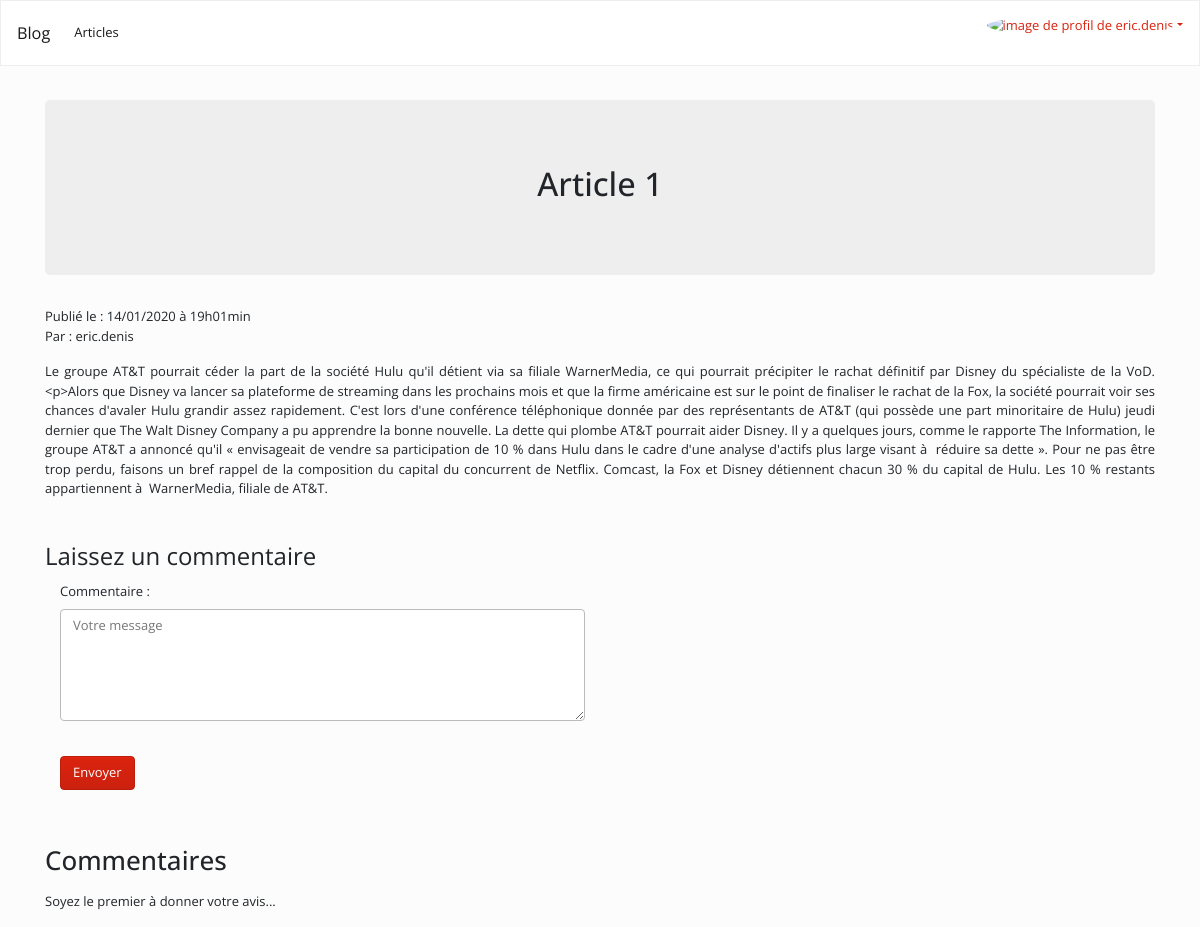
The page /index.php?p=post&id=4 (signed in) on the database its author committed.
### tables this page shows
CREATE TABLE IF NOT EXISTS `post` (
  `id` int(11) NOT NULL AUTO_INCREMENT,
  `img` varchar(45) NOT NULL,
  `title` text NOT NULL,
  `postContent` longtext NOT NULL,
  `detail` varchar(255) NOT NULL,
  `statut` varchar(20) NOT NULL,
  `created_date` datetime NOT NULL DEFAULT current_timestamp(),
  `update_time` datetime NOT NULL DEFAULT current_timestamp(),
  `user_id` int(11) NOT NULL,
  PRIMARY KEY (`id`),
  UNIQUE KEY `id_UNIQUE` (`id`),
  KEY `fk_post_user1_idx` (`user_id`) USING BTREE
);

CREATE TABLE IF NOT EXISTS `users` (
  `id` int(11) NOT NULL AUTO_INCREMENT,
  `username` varchar(24) NOT NULL,
  `email` varchar(96) NOT NULL,
  `password` varchar(128) NOT NULL,
  `active` enum('0','1') DEFAULT '0',
  `name` varchar(50) NOT NULL,
  `city` varchar(50) DEFAULT NULL,
  `country` varchar(50) DEFAULT NULL,
  `twitter` varchar(50) DEFAULT NULL,
  `github` varchar(50) DEFAULT NULL,
  `bio` text DEFAULT NULL,
  `avatar` varchar(255) DEFAULT NULL,
  `create_time` datetime NOT NULL DEFAULT current_timestamp(),
  `update_time` datetime NOT NULL DEFAULT current_timestamp(),
  PRIMARY KEY (`id`),
  UNIQUE KEY `user_UNIQUE` (`id`),
  UNIQUE KEY `email_UNIQUE` (`email`),
  UNIQUE KEY `username_UNIQUE` (`username`) USING BTREE
);

### controller/post.php (called while the page is built, shortened)
<?php
require(MODEL.'postManager.php' );
if (!isset ($post) && $_GET['id'] < 0 ) {
    set_flash("Il n'y a pas d'articles disponibles", "info");
    redirect('home');
} else {
    $post = getPost($_GET['id']);
    $comments = getComment($_GET['id']);
}
include(VIEW.'post.view.php');

### model/postManager.php (called while the page is built, shortened)
<?php
if (!function_exists('getPost')) {
    function getPost($postId)
    {
        $db = getConnect();
        $q = $db->prepare("SELECT post.id AS posted, img, title, detail, postContent, users.username AS username, DATE_FORMAT(post.update_time, '%d/%m/%Y à %Hh%imin') AS date_fr
                   FROM post
                   LEFT OUTER JOIN users ON users.id = post.user_id
                   WHERE post.id = ?
                   ORDER BY post.id ASC");
        $q->execute([$postId]);
        $postId = $q->fetch(PDO::FETCH_OBJ);
        return $postId;
    }
}
if (!function_exists('getComment')) {
    function getComment()
    {
        $db = getConnect();
        $q = $db->prepare("SELECT id, author, email, commContent, post_id, DATE_FORMAT(created_date, '%d/%m/%Y à %Hh%imin') AS dated
                           FROM comment
                           WHERE (post_id = :post_id && active = '1')
                           ORDER BY created_date DESC");
        $q->execute(
            [
                'post_id' => $_GET['id']
            ]
        );
        $comments = $q->fetchAll(PDO::FETCH_OBJ);
        return $comments;
    }
}

### controller/frontend.php (called while the page is built, shortened)
<?php
if (!function_exists('e')) {
    function e($string)
    {
        if ($string) {
            return htmlspecialchars($string);
        }
    }
}

### view/post.view.php (the view, shortened to what this page needs)
<?php $title = e($post->title); ?>
<div class="jumbotron text-center">
  <h1><?= $title
          ? e($post->title)
          : redirect('home') ; ?>
  </h1>
</div>
<div class="row">
  <div class="col-md-12">
    <?= $post
      ? '<p>Publié le : ' . e($post->date_fr) . '<br />Par : ' . e($post->username) . '<br /></p>
      <div class="row">
      <div class="col-md-12 text-justify">' . strip_tags($post->postContent) . '</div>
      </div>'
      : "L'article n'est plus disponible !" ?>
  </div>
</div>
<div class="comment well">
  <form class="form-horizontal" method="POST" autocomplete="off">
    <fieldset>
      <legend>Laissez un commentaire</legend>
        <div class="form-group">
        <label class="col-md-6 control-label" for="commContent">Commentaire : </label>
        <div class="col-md-6">
          <textarea class="form-control" id="commContent" name="commContent" type="text" minlength="10" maxlength="140" rows="5"
            placeholder="Votre message" ></textarea>
        </div>
      </div>
      <div class="form-group">
        <div class="col-md-6">
          <button id="comment" name="comment" class="btn btn-primary" value="comment">Envoyer</button>
        </div>
      </div>
    </fieldset>
  </form>
</div>
<div class="row">
  <div class="col-md-12 comment">
    <h2>Commentaires</h2>
    <p>
      <?php if (count($comments) > 0): ?>
      <?php foreach ($comments as $comment) : ?>
      <article class="media statut-media">
        <div class="media-body">
          <h4><?= e($comment->author) ?>
          </h4>
          <p>
            <i class="fa fa-clock-o"></i>
            <span class="timed"
              title="<?= e($comment->dated) ?>">
              <?= e($comment->dated) ?>
            </span>
          </p>
          <p>
            <?= nl2br(e($comment->commContent)) ?><br /><br />
          </p>
        </div>
      </article>
      <?php endforeach; ?>
      <?php else: ?>
      <p>Soyez le premier à donner votre avis...</p>
      <?php endif; ?>
    </p>
  </div>
</div>
<?php $contentPage = ob_get_clean();
include(VIEW . 'template.php');

### assets/css/main.css (style rules this page uses)
body, html { min-height: 100%; padding-top: 50px; }
.comment { margin-top: 3em; }

### rows shown on the page
post: title "Article 1", user.username "eric.denis", postContent "Le groupe AT&T pourrait céder la part de la société Hulu qu'il détient via sa filiale WarnerMedia, ce qui pourrait précipiter le rachat définitif par Disney du spécialiste de la VoD. <p>Alors que Disney va lancer sa plateforme de streaming dans les prochains mois et que la firme américaine est sur le point de finaliser le rachat de la Fox, la société pourrait voir ses chances d'avaler Hulu grandir assez rapidement. C'est lors d'une conférence téléphonique donnée par des représentants de AT&T (qui possède une part minoritaire de Hulu) jeudi dernier que The Walt Disney Company a pu apprendre la bonne nouvelle. La dette qui plombe AT&T pourrait aider Disney. Il y a quelques jours, comme le…"

### other values the page prints
WEBSITE_NAME "Blog"
$post->date_fr "14/01/2020 à 19h01min"
